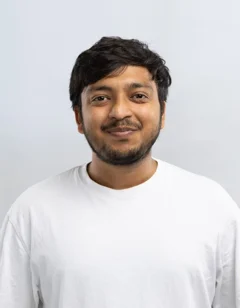
#> input picture assets/portrait.webp, 240 x 308 px
$ python build-assets.py
#> lines starting #> are read from the running program, lines starting #| are printed output that depends on the picture
from pathlib import Path
from html import escape
from PIL import Image,ImageEnhance

ROOT=Path(__file__).resolve().parents[1]
portrait=Image.open(ROOT/'assets/portrait.webp').convert('L')
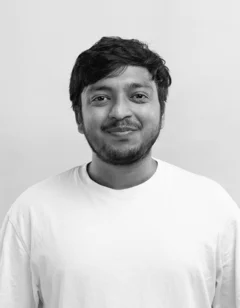
#> portrait: PIL image 240x308 L; min 4, max 255, mean 205.7
portrait=ImageEnhance.Contrast(portrait).enhance(1.35).resize((74,55))
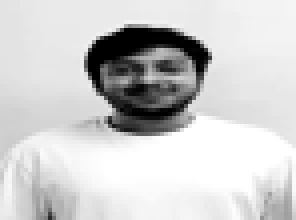
#> portrait: PIL image 74x55 L (shown 4 times larger); min 0, max 255, mean 205.9
chars=' .:-=+*#%@'
svg=['<svg xmlns="http://www.w3.org/2000/svg" width="1000" height="480" viewBox="0 0 1000 480" role="img" aria-labelledby="title desc">',
'<title id="title">Bhavesh Jain — research, made useful</title>',
'<desc id="desc">An ASCII portrait of Bhavesh alongside his current role, AI research focus, learning areas, and contact links. Data Scientist and Team Lead Data and Development at Joint Innovation Hub, Fraunhofer ISI, Heilbronn.</desc>',
'<style>text{font-family:ui-monospace,SFMono-Regular,Consolas,monospace}.cursor{animation:blink 1.2s steps(1) 8}.intro{animation:appear .65s ease-out}@keyframes blink{50%{opacity:0}}@keyframes appear{from{opacity:.4;transform:translateY(3px)}to{opacity:1;transform:translateY(0)}}@media(prefers-reduced-motion:reduce){.cursor,.intro{animation:none}}</style>',
'<rect width="1000" height="480" rx="14" fill="#0d1117"/>',
'<path d="M0 44H1000M450 44V480" fill="none" stroke="#27323e"/>',
'<circle cx="26" cy="22" r="4" fill="#79cdb8"/><circle cx="42" cy="22" r="4" fill="#5c6977"/><circle cx="58" cy="22" r="4" fill="#5c6977"/>',
'<text x="92" y="27" font-size="12" fill="#a6b3c2">bhav1212@github</text>',
'<text x="968" y="27" text-anchor="end" font-size="12" fill="#79cdb8">research, made useful</text>',
'<text x="28" y="78" fill="#79cdb8" font-size="12">$ ./portrait</text>']
for row in range(55):
    line=''.join(chars[min(9,int((255-portrait.getpixel((col,row)))/256*10))] for col in range(74))
    svg.append(f'<text x="35" y="{102+row*5.8:.1f}" xml:space="preserve" textLength="380" lengthAdjust="spacing" font-size="6.6" fill="#ced7df">{escape(line)}</text>')
#> after the loop, svg = 65 items
svg+=['<text x="28" y="450" font-size="11" fill="#a6b3c2">Heilbronn, Germany · CET/CEST</text>',
'<g class="intro">',
'<text x="485" y="82" font-size="12" fill="#79cdb8">$ whoami</text>',
'<text x="485" y="121" font-size="26" font-weight="700" fill="#e6edf3">Bhavesh Jain</text>',
'<text x="485" y="149" font-size="16" fill="#e6edf3">Data Scientist</text>',
'<text x="485" y="178" font-size="13" fill="#a6b3c2">Team Lead Data &amp; Development</text>',
'<text x="485" y="199" font-size="13" fill="#a6b3c2">Joint Innovation Hub · Fraunhofer ISI</text>',
'<path d="M485 220H965" stroke="#27323e"/>',
'<text x="485" y="251" font-size="12" fill="#79cdb8">$ focus --current</text>',
'<text x="485" y="279" font-size="15" fill="#e6edf3">GenAI · Multi-agent systems</text>',
'<text x="485" y="303" font-size="15" fill="#e6edf3">Strategic foresight · AI evaluation</text>',
'<text x="485" y="338" font-size="12" fill="#79cdb8">$ learning</text>',
'<text x="485" y="364" font-size="13" fill="#a6b3c2">Agentic systems · AI product management</text>',
'<text x="485" y="385" font-size="13" fill="#a6b3c2">AI project management · Context engineering</text>',
'<path d="M485 406H965" stroke="#27323e"/>',
'<text x="485" y="435" font-size="13" fill="#e6edf3">bhaveshjain.com</text>',
'<text x="485" y="459" font-size="13" fill="#79cdb8">hello@bhaveshjain.com</text>',
'<rect class="cursor" x="684" y="449" width="7" height="12" fill="#79cdb8"/>','</g>','</svg>']
(ROOT/'assets/profile-terminal.svg').write_text('\n'.join(svg)+'\n')
print('Original terminal portrait and profile facts generated.')

# A compact layout keeps identity and role legible on narrow profile pages.
mobile=['<svg xmlns="http://www.w3.org/2000/svg" width="600" height="620" viewBox="0 0 600 620" role="img" aria-labelledby="title desc">',
'<title id="title">Bhavesh Jain — Data Scientist</title>',
'<desc id="desc">ASCII portrait of Bhavesh. Team Lead Data and Development, Joint Innovation Hub, Fraunhofer ISI. GenAI, multi-agent systems, and strategic foresight. Heilbronn, Germany.</desc>',
'<rect width="600" height="620" rx="14" fill="#0d1117"/><style>text{font-family:ui-monospace,SFMono-Regular,Consolas,monospace}</style>',
'<path d="M0 44H600" stroke="#27323e"/><text x="26" y="28" font-size="17" fill="#79cdb8">bhav1212@github: ~$ whoami</text>']
for row in range(55):
    line=''.join(chars[min(9,int((255-portrait.getpixel((col,row)))/256*10))] for col in range(74))
    mobile.append(f'<text x="120" y="{70+row*5.3:.1f}" xml:space="preserve" textLength="360" lengthAdjust="spacing" font-size="6.3" fill="#ced7df">{escape(line)}</text>')
#> after the loop, mobile = 60 items
mobile+=['<path d="M26 378H574" stroke="#27323e"/>',
'<text x="28" y="423" font-size="36" font-weight="700" fill="#e6edf3">Bhavesh Jain</text>',
'<text x="28" y="457" font-size="24" fill="#e6edf3">Data Scientist</text>',
'<text x="28" y="490" font-size="19" fill="#a6b3c2">Team Lead Data &amp; Development</text>',
'<text x="28" y="519" font-size="18" fill="#a6b3c2">Joint Innovation Hub · Fraunhofer ISI</text>',
'<text x="28" y="556" font-size="19" fill="#79cdb8">GenAI · Agents · Strategic foresight</text>',
'<text x="28" y="593" font-size="18" fill="#a6b3c2">bhaveshjain.com · Heilbronn, Germany</text>','</svg>']
(ROOT/'assets/profile-terminal-mobile.svg').write_text('\n'.join(mobile)+'\n')
print('Mobile terminal asset generated.')
